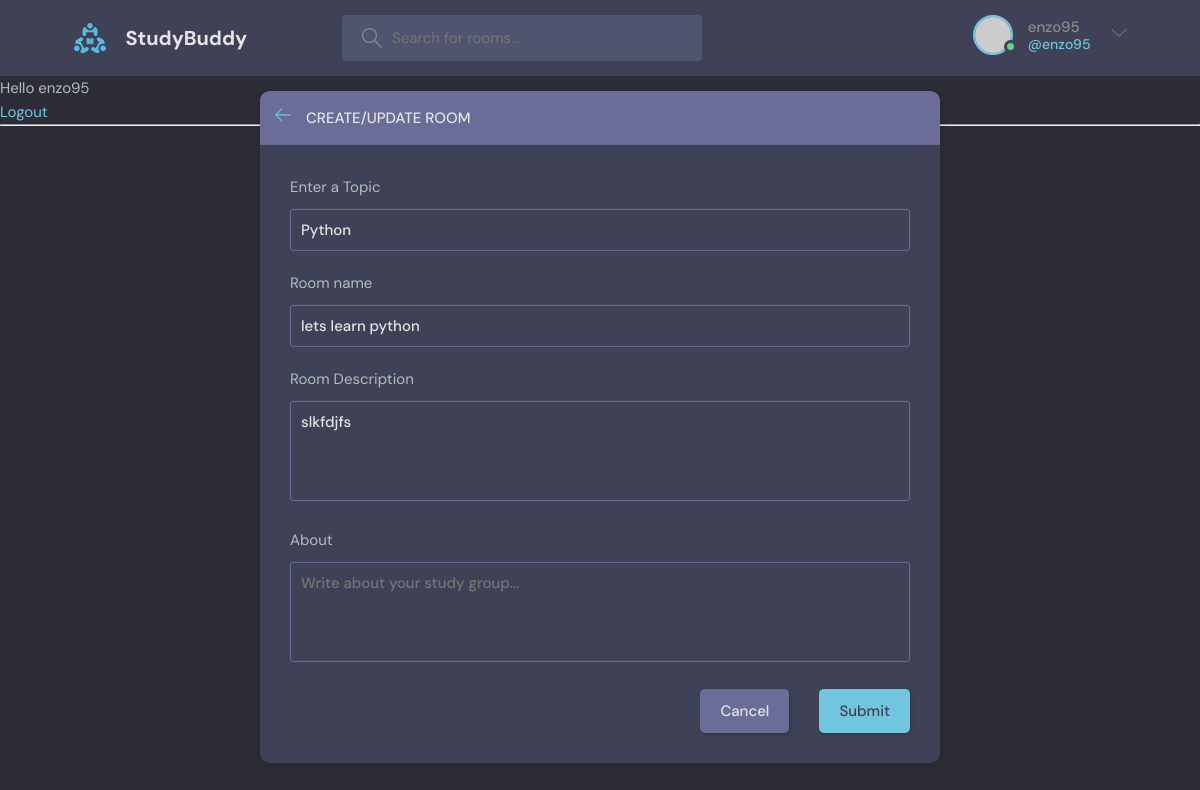
Screenshot of /update-room/2/ (signed in) with the database file from the repository.
### base/models.py (models this page shows, shortened)
class Room(models.Model):
    host = models.ForeignKey(User, on_delete=models.SET_NULL, null=True)
    topic = models.ForeignKey(Topic, on_delete=models.SET_NULL, null=True)
    name = models.CharField(max_length=200)
    description = models.TextField(null=True, blank=True)
    participants = models.ManyToManyField(User, related_name='participants', blank=True)
    updated = models.DateTimeField(auto_now=True)
    created = models.DateTimeField(auto_now_add=True)
    class Meta:
        ordering = ['-updated', '-created']

class Topic(models.Model):
    name = models.CharField(max_length=200)

### base/views.py (the view, shortened to what this page needs)
@login_required(login_url='login')
def updateRoom(request, pk):
    room = Room.objects.get(id=pk)
    form = RoomForm(instance=room)
    topics = Topic.objects.all()
    if request.user != room.host :
        return HttpResponse('you are not allowed here !!!!')
    context = {'form' : form, 'topics': topics, 'room': room}
    return render(request, 'base/room_form.html', context)

### base/forms.py
class RoomForm(ModelForm):
    class Meta:
        model = Room
        fields = '__all__'
        exclude = ['host', 'participants']

### base/templates/base/room_form.html (shortened to what this page needs)
{% extends 'main.html' %}
{% block content  %}
  <main class="create-room layout">
    <div class="container">
      <div class="layout__box">
        <div class="layout__boxHeader">
          <div class="layout__boxTitle">
            <a href="{% url 'home' %}">
              <svg version="1.1" xmlns="http://www.w3.org/2000/svg" width="32" height="32" viewBox="0 0 32 32">
                <title>arrow-left</title>
                <path
                  d="M13.723 2.286l-13.723 13.714 13.719 13.714 1.616-1.611-10.96-10.96h27.625v-2.286h-27.625l10.965-10.965-1.616-1.607z">
                </path>
              </svg>
            </a>
            <h3>Create/Update Room</h3>
          </div>
        </div>
        <div class="layout__body">
          <form class="form" action="" method='post'>
            <div class="form__group">
              <label for="room_TOPIC">Enter a Topic</label>
              <input required type="text" value="{{room.topic.name}}" name="topic" list="topic-list">
            </div>
            <div class="form__group">
              <label for="room_name">Room name</label>
              {{form.name}}
            </div>
            <div class="form__group">
              <label for="room_DESCRIPTION">Room Description</label>
              {{form.description}}
            </div>
            <div class="form__group">
              <label for="room_about">About</label>
              <textarea name="room_about" id="room_about" placeholder="Write about your study group..."></textarea>
            </div>
            <div class="form__action">
              <a class="btn btn--dark" href="index.html">Cancel</a>
              <button class="btn btn--main" type="submit">Submit</button>
            </div>
          </form>
        </div>
      </div>
    </div>
  </main>
{% endblock %}

### templates/navbar.html (shortened to what this page needs)
{% load static %}
<header class="header header--loggedIn">
    <div class="container">
      <a href="{% url 'home' %}" class="header__logo">
        <img src="{% static 'images/logo.svg' %}" >
        <h1>StudyBuddy</h1>
      </a>
      <form class="header__search" method="get" action="{% url 'home' %}">
        <label>
          <input name="q" placeholder="Search for rooms..." />
        </label>
      </form>
      <nav class="header__menu">
      {% if request.user.is_authenticated %}
        <div class="header__user">
          <a href="{% url 'update-user' %}">
            <div class="avatar avatar--medium active">
              <img src="https://randomuser.me/api/portraits/men/37.jpg" />
            </div>
            <p>{{request.user.username}}<span>@{{request.user}}</span></p>
          </a>
          <button class="dropdown-button">
            <svg version="1.1" xmlns="http://www.w3.org/2000/svg" width="32" height="32" viewBox="0 0 32 32">
              <title>chevron-down</title>
              <path d="M16 21l-13-13h-3l16 16 16-16h-3l-13 13z"></path>
            </svg>
          </button>
        </div>
      {% else %}
          <a href="{% url 'login' %}">
          <img src="{% static 'images/avatar.svg' %}" />
          <p>Login</p>
        </a>
      {% endif %}
      </nav>
    </div>
  </header>
{% if request.user.is_authenticated %}
<p> Hello {{request.user}}</p>
<a href="{% url 'logout' %}" > Logout</a>
{% else %}
<a href="{% url 'login' %}" > Login</a>
{% endif %}

### rows the page displays
Room: topic "Python", name "lets learn python", description "slkfdjfs"

### other values shown
{{ request.user.username }} "enzo95"
{{ request.user }} "enzo95"
